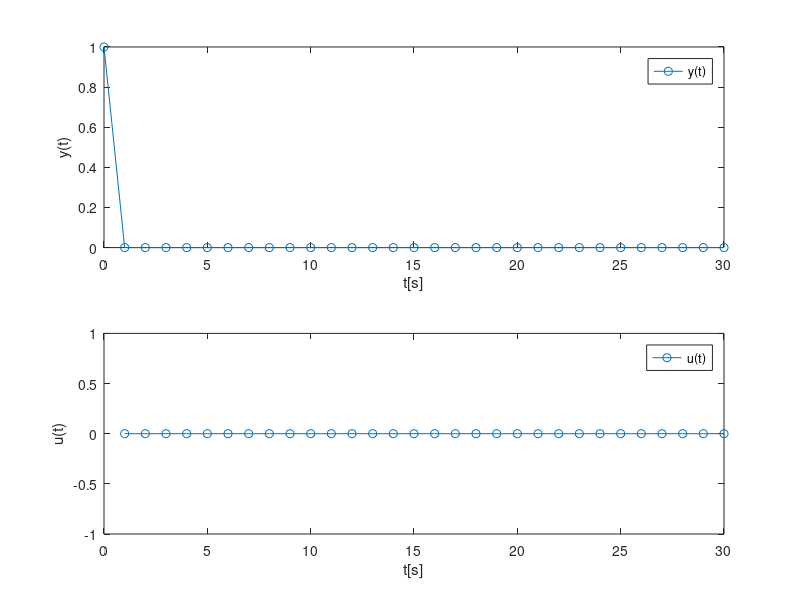

Source code (MATLAB):
clc
clear all

% Plant model
A = [0 0 0;
    0 0 1;
    0.1 -0.79 1.78];
B = [1 0 0.1]';
C = [0 0 1];
x0 = [0 0 1]';

mx = 3;
mu = 1;
N = 30;
n=6; %Number of "input-blocks"


% Cost/objective function
Qt = 2*diag([0 0 1]);
Rt = 2*1;

Q = kron(eye(N), Qt);
R = kron(N/n * eye(n), Rt);


H = blkdiag(Q,R);

% Equality constraints
Aeq1 = eye(mx*N);

for i = 3:3:((N-1)*mx)
    Aeq1(i+1:i+3,i-2:i) = -A;
end

% Change the B-part of Aeq to only allow a constant U over five steps

Aeq2 = zeros(6,N*mx);
Bvec = -1*[B' B' B' B' B']';

for i = 1:n
    Aeq2(i,1+(i-1)*(N*mx/n):1+(i-1)*(N*mx/n)+(mx*(N/n))-1) = Bvec;
end

Aeq = [Aeq1 Aeq2'];

beq = zeros(mx*N,1);
beq(1:mx,1) = A*x0;

% Upper and lower bounds
xu = inf*ones(N*mx, 1);
xl = -inf*ones(N*mx, 1);

uu = ones(n*mu, 1);
ul = -1*ones(n*mu, 1);

vu = [xu ; uu];
vl = [xl ; ul];

% Solve LQ problem
[X,fval,exitflag,output] = quadprog(H,[],[],[], Aeq, beq, vl, vu);

%Plot solution
z = X(1:length(X));
u = zeros(N,1);
for i = 1:n
    u(1+(i-1)*(N/n):1+(i-1)*(N/n)+(N/n)-1) = z(mx*N+i)*ones(N/n,1);
end

y = [x0(3); z(3:3:3*N)];

t = 1:N;

figure
subplot(211)
plot([0 t],y,'-o')
legend y(t)
xlabel('t[s]')
ylabel('y(t)')

subplot(212)
plot(t,u,'-o')
legend u(t)
xlabel('t[s]')
ylabel('u(t)')
